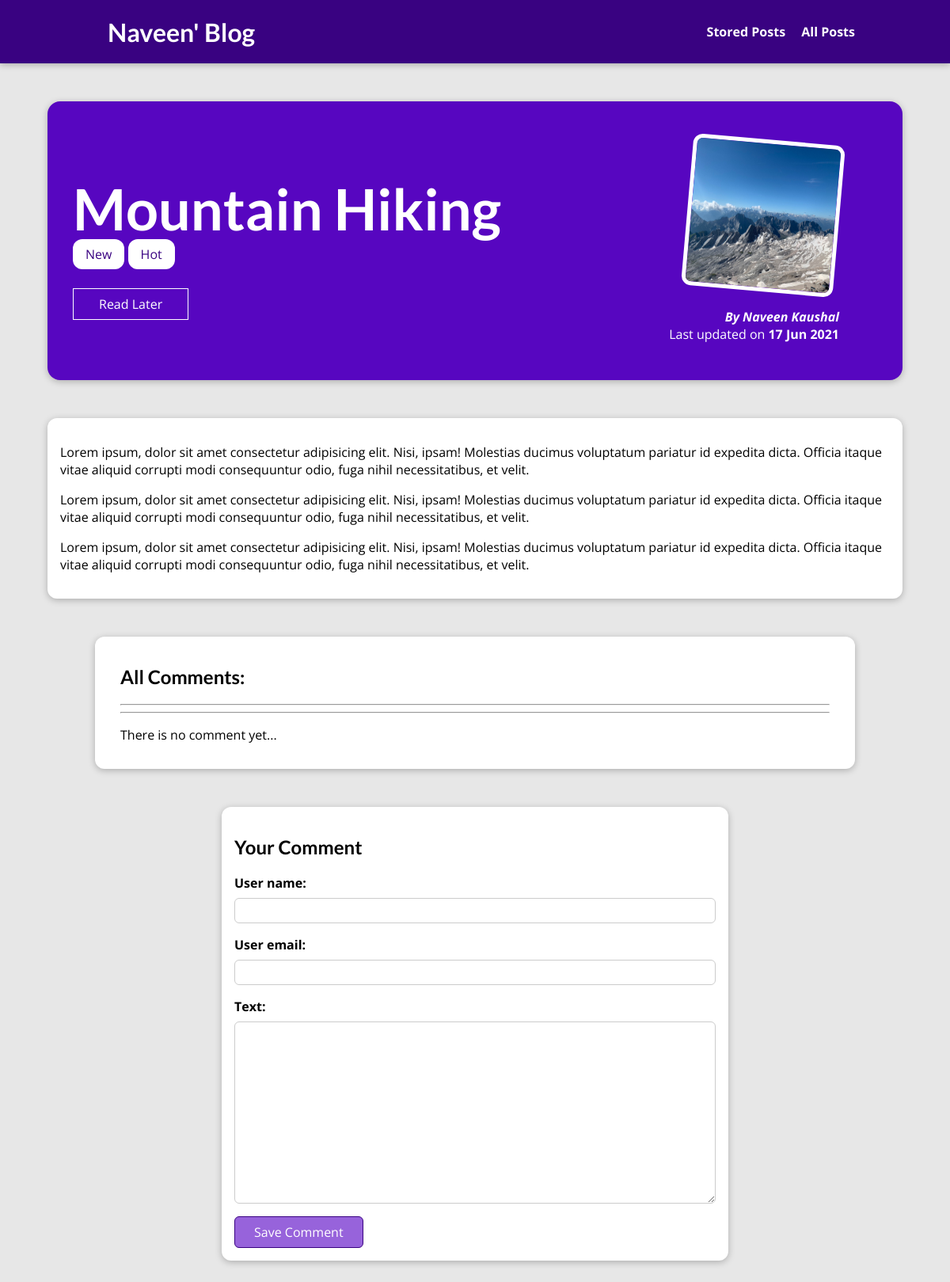
The page /posts/hike-in-the-mountains on the database its author committed.
### blog/models.py (models this page shows, shortened)
class Post(models.Model):
    title = models.CharField(max_length=50)
    excert = models.CharField(max_length=200)
    image = models.ImageField (upload_to="posts", null = True)
    date = models.DateField(auto_now=True)
    slug = models.SlugField(unique=True, db_index=True)
    content = models.TextField(validators=[MinLengthValidator(10)])
    author = models.ForeignKey(Author, on_delete=models.SET_NULL, null=True, related_name="posts")
    tags = models.ManyToManyField(Tag)

class Tag(models.Model):
    caption = models.CharField(max_length=20)

class Author (models.Model):
    first_name = models.CharField(max_length=100)
    last_name = models.CharField(max_length=100)
    email_address= models.EmailField()
    def full_name(self):
        return f"{self.first_name} {self.last_name}"
    def __str__ (self):
        return self.full_name()

### blog/views.py (the view, shortened to what this page needs)
# urls.py: path("posts/<slug:slug>", views.SinglePostView.as_view(), name= "post-detail-page"),
class SinglePostView(View):
    def is_stored_posts(self, request, post_id):
        stored_posts= request.session.get("stored_posts")
        if stored_posts is not None:
            is_saved_for_later = post_id in stored_posts
        else:
            is_saved_for_later = False
        return is_saved_for_later
    def get(self, request, slug):
        post= Post.objects.get(slug= slug)
        all_comment = post.comments.all().order_by("-id")
        if all_comment is None or len(all_comment)==0:
            has_comment=False
        else:
            has_comment=True
        context = {
            "post": post,
            "post_tags": post.tags.all(),
            "comment_form": CommentForm(),
            "comments": all_comment,
            "has_comment": has_comment,
            "saved_for_later": self.is_stored_posts(request, post.id)
        }
        return render (request, "blog/post-detail.html", context)

### blog/forms.py
class CommentForm(forms.ModelForm):
    class Meta:
        model = Comment
        exclude = ["post"]
        label = {
            "user_name": "Your name",
            "user_email": "Your Email",
            "text": "Your Comment"
        }

### blog/templates/blog/post-detail.html (shortened to what this page needs)
{% extends 'base.html' %}
{% load static %}
{% block css_files %}
    <link rel="stylesheet" href="{% static 'blog/post-detail.css' %}">
{% endblock %}
{% block content %}
    <section id="summary">
        <h2>{{ post.title }}</h2>
        <div>
            {% for tag in post_tags %}
                <span class ="tag">{{tag.caption}}</span>
            {% endfor %}
        </div>
        <div id= "read-later">
            <form action="{% url 'read-later' %}" method="POST">
                <button>
                    {% if saved_for_later %}
                        Remove from 'Read Later' List
                    {% else %}
                        Read Later
                    {% endif %}
                </button>
            </form>
        </div>
        <article>
            <img src="{{ post.image.url }}" alt="{{post.title}}" />
            <address> By <a href="mailto:{{post.author.email_address}}"> {{post.author | title}} </a></address>
            <div>
                Last updated on <time> {{post.date | date:"d M Y" }} </time>
            </div>
        </article>
    </section>
    <main>
        {{post.content | linebreaks}}
    </main>
    <section id="comments">
        <h1>All Comments:</h1>
        <hr>
        <hr>
        {% if not has_comment %}
            <p>There is no comment yet...</P>
        {% endif %}
    </section>
    <section id="comment-form">
        <h2>Your Comment</h2>
        <form action = "{% url 'post-detail-page' post.slug %}" method="POST">
            {% for form_field in comment_form %}
                <div class = "form-control {% if form_field.errors %}invalid{% endif %} ">
                    {{ form_field.label_tag }}
                    {{ form_field }}
                </div>
            {% endfor %}
            <button> Save Comment </button>
        </form>
    </section>
{% endblock %}

### static/app.css (style rules this page uses)
* { box-sizing: border-box; }
html { font-family: 'Open Sans', 'Lato', sans-serif; }
body { margin: 0; }
h1, h2, h3 { font-family: 'Lato', sans-serif; font-weight: bold; }

### blog/static/blog/post-detail.css (style rules this page uses)
body { background-color: #e7e7e7; }
#summary { margin: 8rem auto 3rem auto; padding: 2rem; width: 90%; max-width: 90rem; border-radius: 16px; background-color: #5706c0; position: relative; box-shadow: 0 2px 8px rgba(0, 0, 0, 0.25); height: 22rem; }
#summary h2 { color: white; font-size: 4.5rem; margin-bottom: 0.25rem; }
#summary article { position: absolute; top: 2rem; right: 3rem; padding: 1rem 2rem; border-radius: 12px; text-align: right; color: white; }
#summary article img { width: 12rem; height: 12rem; border-radius: 12px; transform: rotateZ(5deg); border: 5px solid white; margin-bottom: 1rem; }
#summary a { color: white; text-decoration: none; }
#summary address { font-weight: bold; }
#summary time { font-weight: bold; }
#read-later { margin: 2rem 0; }
#read-later button { background-color: transparent; border: 1px solid white; padding: 0.5rem 2rem; font: inherit; color: white; cursor: pointer; }
main { width: 90%; max-width: 90rem; margin: 3rem auto; background-color: white; padding: 1rem; border-radius: 12px; box-shadow: 0 2px 8px rgba(0, 0, 0, 0.25); }
.tag { background-color: white; color: #390281; padding: 0.5rem 1rem; border-radius: 12px; }
#comment-form { margin : 3rem auto; width: 90%; max-width: 40rem; border-radius: 12px; background-color: white; box-shadow: 0 2px 8px rgba(0,0,0,0.25); padding: 1rem; }
#comment-form button { font: inherit; background-color: #9763db; color: white; border: 1px solid #390281; padding: 0.5rem 1.5rem; border-radius: 6px; cursor: pointer; }
.form-control { margin-bottom: 1rem; }
.form-control label { font-weight: bold; margin-bottom: 0.5rem; display: block; }
.form-control input, .form-control textarea { display: block; width: 100%; font: inherit; padding: 0.25rem; border-radius: 6px; border: 1px solid #ccc; }
#comments { margin : 3rem auto; width: 90%; max-width: 60rem; border-radius: 12px; background-color: white; box-shadow: 0 2px 8px rgba(0,0,0,0.25); padding: 1rem 2rem; }

### rows shown on the page
Post: title "Mountain Hiking", image (picture), author "Naveen Kaushal", date "17 Jun 2021", content "Lorem ipsum, dolor sit amet consectetur adipisicing elit. Nisi, ipsam! Molestias ducimus voluptatum pariatur id expedita dicta. Officia itaque vitae aliquid corrupti modi consequuntur odio, fuga nihil necessitatibus, et velit. Lorem ipsum, dolor sit amet consectetur adipisicing elit. Nisi, ipsam! Molestias ducimus voluptatum pariatur id expedita dicta. Officia itaque vitae aliquid corrupti modi consequuntur odio, fuga nihil necessitatibus, et velit. Lorem ipsum, dolor sit amet consectetur adipisicing elit. Nisi, ipsam! Molestias ducimus voluptatum pariatur id expedita dicta. Officia itaque vitae aliquid corrupti modi consequuntur odio, fuga nihil necessitatibus, et velit."
Tag: caption "New"
Tag: caption "Hot"
